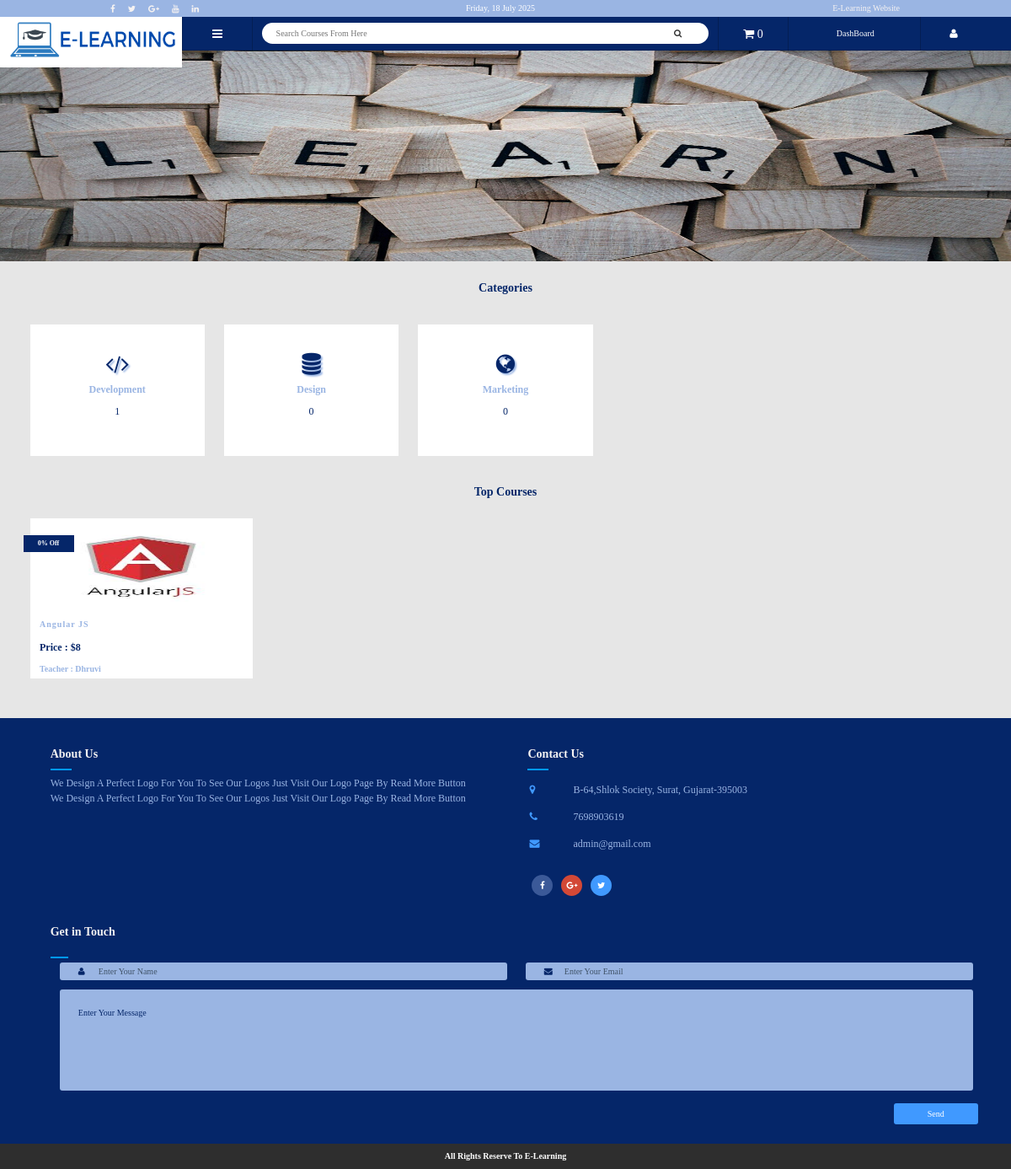
Screenshot of / (signed in) with the database file from the repository.
### tables this page shows
CREATE TABLE `cat` (
  `cat_id` int(10) NOT NULL,
  `cat_name` varchar(20) NOT NULL,
  `cat_icon` text NOT NULL
);

CREATE TABLE `course` (
  `course_id` int(10) NOT NULL,
  `cat_id` int(10) NOT NULL,
  `sub_cat_id` int(10) NOT NULL,
  `lang_id` int(10) NOT NULL,
  `u_id` int(10) NOT NULL,
  `title` varchar(100) NOT NULL,
  `img` text NOT NULL,
  `mrp_price` text NOT NULL,
  `dis` text NOT NULL,
  `dis_price` text NOT NULL,
  `c_desc` varchar(1000) NOT NULL,
  `lvl` varchar(15) NOT NULL,
  `status` varchar(10) NOT NULL,
  `privacy` varchar(10) NOT NULL,
  `type` varchar(10) NOT NULL,
  `skill` varchar(100) NOT NULL,
  `at_end` varchar(100) NOT NULL,
  `created_date` date NOT NULL,
  `enroll_by` varchar(5) NOT NULL,
  `total_earn` varchar(10) NOT NULL
);

CREATE TABLE `user` (
  `u_id` int(10) NOT NULL,
  `u_name` varchar(30) NOT NULL,
  `u_email` varchar(30) NOT NULL,
  `u_phone` varchar(15) NOT NULL,
  `u_pass` text NOT NULL,
  `u_img` varchar(100) NOT NULL,
  `u_desig` varchar(20) NOT NULL,
  `u_bio` varchar(500) NOT NULL,
  `u_head` varchar(30) NOT NULL,
  `u_ip` varchar(30) NOT NULL,
  `u_reg_date` timestamp NOT NULL DEFAULT current_timestamp() ON UPDATE current_timestamp(),
  `u_type` varchar(15) NOT NULL
);

CREATE TABLE `about_us` (
  `about_id` int(10) NOT NULL,
  `about` varchar(1000) NOT NULL
);

CREATE TABLE `contact_us` (
  `con_id` int(10) NOT NULL,
  `phone_no` text NOT NULL,
  `email` text NOT NULL,
  `add1` text NOT NULL,
  `add2` text NOT NULL,
  `yt` text NOT NULL,
  `fb` text NOT NULL,
  `gp` text NOT NULL,
  `tw` text NOT NULL,
  `li` text NOT NULL
);

### inc/function.php (the view, shortened to what this page needs)
<?php
	function getIp(){
		$ip = $_SERVER['REMOTE_ADDR'];
		return $ip;
	}
	function home_cat_part(){
		include("inc/db.php");
		$get_cat=$con->prepare("select * from cat");
		$get_cat->setFetchMode(PDO:: FETCH_ASSOC);
		$get_cat->execute();
		$status="publish";
		$privacy="public";
		echo"<ul>";
		while($row=$get_cat->fetch()):
			$cat_id=$row['cat_id'];
			$get_c=$con->prepare("select * from course where cat_id='$cat_id' AND privacy='$privacy' AND status='$status'");
			$get_c->execute();
			$row_c=$get_c->rowCount();
			echo"<li>
					<a href='category.php?cat=$cat_id'>
						<center>
							<h2>".$row['cat_icon']."</h2>
							<b>".$row['cat_name']."</b>
							<p>".$row_c."</p>
						</center>
					</a>
				</li>";
		endwhile;
		echo"</ul>";
	}
	function home_page_course(){
		include("inc/db.php");
		$status="publish";
		$privacy="public";
		$fetch_course=$con->prepare("select * from course where status='$status' AND privacy='$privacy'");
		$fetch_course->setFetchMode(PDO:: FETCH_ASSOC);
		$fetch_course->execute();
		while($row=$fetch_course->fetch()):
			$id=$row['u_id'];
			$get_user=$con->prepare("select * from user where u_id='$id'");
			$get_user->setFetchMode(PDO:: FETCH_ASSOC);
			$get_user->execute();
			$row_user=$get_user->fetch();
			echo"<li>
					<a href='course_details.php?course_id=".$row['course_id']."'>";
						if($row['dis'] == ''){}elseif($row['dis'] !== ''){
							echo"<div id='discount'>".$row['dis']." Off</div>";
						}elseif($row['type'] == 'Free'){
							echo"<div id='discount'>Free</div>";
						}
						if($row['img']==""){
							echo"<img src='imgs/courses/default.jpg' />";
						}else{
							echo"<img src='imgs/courses/".$row['img']."' />";
						}
						echo"<p>".$row['title']."</p>";
						if($row['mrp_price'] == ''){
							echo"<h4>Free</h4>";
						}else{
							echo"<h4>Price : $".$row['dis_price']."</h4>";
						}
					echo"<h5>Teacher : ".$row_user['u_name']."</h5>";
				echo"</a>
				</li>";
		endwhile;
	}
	function web_link(){
		include("inc/db.php");
		$get=$con->prepare("select * from contact_us");
		$get->setFetchMode(PDO:: FETCH_ASSOC);
		$get->execute();
		$row=$get->fetch();
		echo"<span><a href='https://www.facebook.com/".$row['fb']."'><i class='fa fa-facebook' aria-hidden='true'></i></a></span>
            <span><a href='https://www.twitter.com/".$row['tw']."'><i class='fa fa-twitter' aria-hidden='true'></i></a></span>
            <span><a href='https://www.plus.google.com/".$row['gp']."'><i class='fa fa-google-plus' aria-hidden='true'></i></a></span>
            <span><a href='https://www.youtube.com/".$row['yt']."'><i class='fa fa-youtube' aria-hidden='true'></i></a></span>
			<span><a href='https://www.linkedin.com/".$row['li']."'><i class='fa fa-linkedin' aria-hidden='true'></i></a></span>";
	}
	function h_link(){
		include("inc/db.php");
		if(isset($_SESSION['email_u'])){
			$email=$_SESSION['email_u'];
			$type="Instructor";
			$get_user=$con->prepare("select u_type from user where u_email='$email'");
			$get_user->setFetchMode(PDO:: FETCH_ASSOC);
			$get_user->execute();
			$row=$get_user->fetch();
			$ins=$row['u_type'];
			if($type==$ins){
				echo"<a href='teacher.php'><i class='fa fa-state' aria-hidden='true'></i> DashBoard</a>";
			}else{
				echo"<a href='teacher_rules.php'><i class='fa fa-user-plus' aria-hidden='true'></i> <span>Become</span> Teacher</a>";
			}
		}
	}
	function cart_count(){
		include("inc/db.php");
		$ip=getIp();
		if(!isset($_SESSION['email_u'])){
			$get_cart=$con->prepare("select * from cart where ip_add='$ip'");
			$get_cart->setFetchMode(PDO:: FETCH_ASSOC);
			$get_cart->execute();
			$count=$get_cart->rowCount();
			echo $count;
		}
		else{
			$u_email=$_SESSION['email_u'];
			$get_user=$con->prepare("select * from user where u_email='$u_email'");
			$get_user->setFetchMode(PDO:: FETCH_ASSOC);
			$get_user->execute();
			$row_user=$get_user->fetch();
			$u_id=$row_user['u_id'];
			$get_user_cart=$con->prepare("select * from user_cart where ip_add='$ip' AND u_id='$u_id'");
			$get_user_cart->setFetchMode(PDO:: FETCH_ASSOC);
			$get_user_cart->execute();
			$user_count=$get_user_cart->rowCount();
			echo $user_count;
		}
	}
?>

### inc/footer.php
<div id='footer'>
	<?php
		include("inc/db.php");
		$get_about=$con->prepare("select * from about_us");
		$get_about->setFetchMode(PDO:: FETCH_ASSOC);
		$get_about->execute();
		$row_a=$get_about->fetch();
		$get_info=$con->prepare("select * from contact_us");
		$get_info->setFetchMode(PDO:: FETCH_ASSOC);
		$get_info->execute();
		$row=$get_info->fetch();
	?>
	<ul>
    	<li>
        	<h2><span>Abo</span>ut Us</h2>
            <p><?php echo $row_a['about']; ?></p>
        </li>
        <li>
            <h2><span>Con</span>tact Us</h2>
            <table>
            	<tr>
                	<td><i class="fa fa-map-marker" aria-hidden="true"></i></td>
                    <td><p><?php echo $row['add1']; ?> <?php echo $row['add2']; ?></p></td>
                </tr>
                <tr>
                	<td><i class="fa fa-phone" aria-hidden="true"></i></td>
                    <td><p><?php echo $row['phone_no']; ?></p></td>
                </tr>
                <tr>
                	<td><i class="fa fa-envelope" aria-hidden="true"></i></td>
                    <td><p><?php echo $row['email']; ?></p></td>
                </tr>
            </table>
            <div id='ins_share'>
                <div style="box-shadow:none; width:40px" id='f'><a href='http://www.facebook.com/<?php echo $row['fb']; ?>' title='Facebook Share' target='_blank'><i class='fa fa-facebook' style='color: #fff;' aria-hidden='true'></i></a></div>
				<div style="box-shadow:none; width:40px" id='g'><a href='http://plus.google.com/<?php echo $row['gp']; ?>' target='_blank' title='Google Plus Share'><i class='fa fa-google-plus' style='color: #fff;' aria-hidden='true'></i></a></div>
				<div style="box-shadow:none; width:40px" id='t'><a href='https://twitter.com/<?php echo $row['tw']; ?>' target='_blank' title='Twitter Tweet'><i class='fa fa-twitter' style='color: #fff;' aria-hidden='true'></i></a></div>
			</div>
        </li>
        <li>
        	<h2><span>Get</span> in Touch</h2>
            <form method="post">
            	<div id='input_field'>
                	<i class="fa fa-user" aria-hidden="true"></i>
                    <input type="text" name="u_name" placeholder="Enter Your Name" />
                </div>
                <div id='input_field'>
                	<i class="fa fa-envelope" aria-hidden="true"></i>
                    <input type="email" name="u_email" placeholder="Enter Your Email" />
                </div>
                <textarea name='u_msg' placeholder="Enter Your Message"></textarea>
                <button id='t' name='send'>Send</button>
            </form>
        </li><br clear="all" />
    </ul>
    <h3>All Rights Reserve To E-Learning</h3>
</div>

### rows the page displays
cat: cat_name "Development", row_c "1"
cat: cat_name "Design", row_c "0"
cat: cat_name "Marketing", row_c "0"
course: dis "0%", img (picture), title "Angular JS", dis_price "8", u.u_name "Dhruvi"
about_us: about "We Design A Perfect Logo For You To See Our Logos Just Visit Our Logo Page By Read More Button We Design A Perfect Logo For You To See Our Logos Just Visit Our Logo Page By Read More Button"
contact_us: add1 "B-64,Shlok Society,", add2 "Surat, Gujarat-395003", phone_no "7698903619", email "admin@gmail.com"

### other values shown
$user_count "0"
